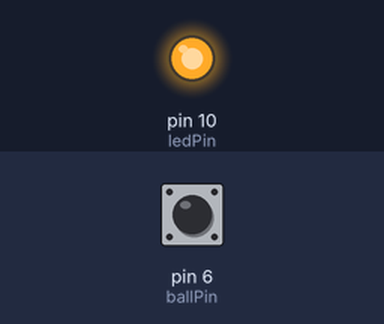
Simulated run of this sketch. Board: Arduino Uno, built with avr-gcc and run on an emulated ATmega328P. On the bench: output pins drawn as LEDs (lit = HIGH). The test bench sets the inputs (shaded band); at power-on: pin 6 (ballPin) HIGH.

Above: at 1.2 s.
1.3 s: pin 6 (ballPin) pulled LOW for 0.15 s
At 1.37 s:
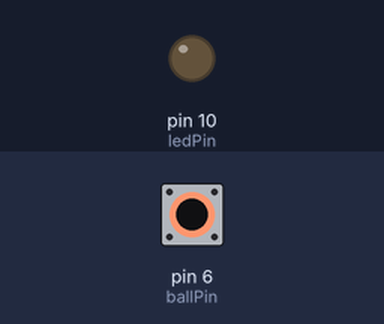
2.9 s: pin 6 (ballPin) pulled LOW for 3.2 s
At 6.9 s:
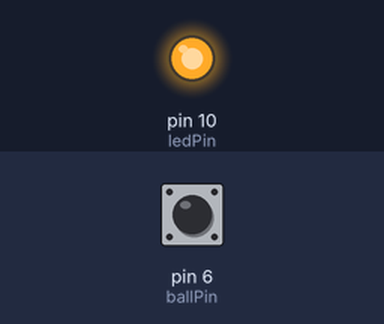
Timing chart, 0 to 8.4 s (numbered marks = the images above; inputs shaded):
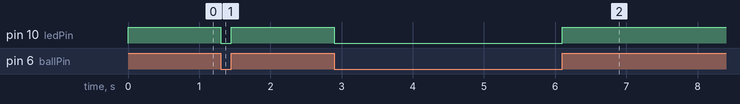

The sketch:

TTN_BallSwitchTest.ino
```cpp
/*
  Button

 Turns on and off a light emitting diode(LED) connected to digital
 pin 10, when board is moved due to ball switch on pin 6.


 The circuit:
 * LED attached from pin 10 to ground
 * Tilt / ball switch on pin 6

 http://www.arduino.cc/en/Tutorial/Button
 */

const int ballPin = 6;     // the number of the pushbutton pin
const int ledPin =  10;      // the number of the LED pin

// variables will change:
int ballState = 0;         // variable for reading the ball switch status

void setup() {
  // initialize the LED pin as an output:
  pinMode(ledPin, OUTPUT);
  // initialize the ball switch pin as an input, using internal PULLUP:
    pinMode(ballPin, INPUT_PULLUP);
}

void loop(){
  // read the state of the ball switch:
  ballState = digitalRead(ballPin);

  // check if the ball switch is moved.
  // if it is, the ballState is HIGH:
  if (ballState == HIGH) {
    // turn LED on:
    digitalWrite(ledPin, HIGH);
  }
  else {
    // turn LED off:
    digitalWrite(ledPin, LOW);
  }
}
```

Measured:
- after the input at 1.3 s, pin 10 (ledPin): HIGH → LOW at once, → HIGH 0.15 s later
- after the input at 2.9 s, pin 10 (ledPin): HIGH → LOW at once, → HIGH 3.2 s later
